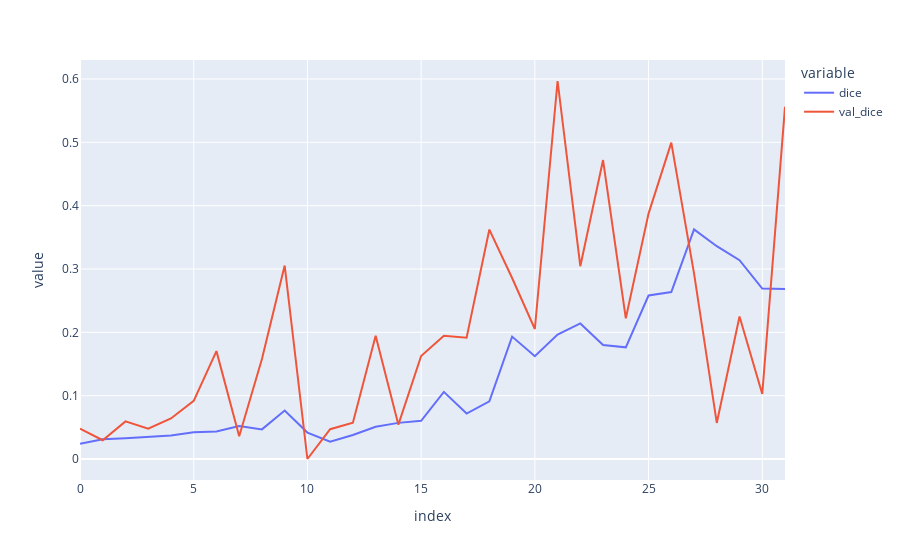

The cell this chart's notebook holds for it:
### Code cell
fig = px.line({'dice': train_history['dice'], 'val_dice': val_history['dice']})
fig.show()

### Figure 1 — Plotly figure (JSON) as saved in the notebook; plotly's stock layout.template omitted (floating-point values rounded to 4 significant figures)
{"data": [{"hovertemplate": "variable=dice<br>index=%{x}<br>value=%{y}<extra></extra>", "legendgroup": "dice", "line": {"color": "#636efa", "dash": "solid"}, "marker": {"symbol": "circle"}, "mode": "lines", "name": "dice", "orientation": "v", "showlegend": true, "type": "scatter", "x": [0, 1, 2, 3, 4, 5, 6, 7, 8, 9, 10, 11, 12, 13, 14, 15, 16, 17, 18, 19, 20, 21, 22, 23, 24, 25, 26, 27, 28, 29, 30, 31], "xaxis": "x", "y": [0.02405, 0.03136, 0.03294, 0.03493, 0.03699, 0.04229, 0.04347, 0.05193, 0.04681, 0.07653, 0.04177, 0.02724, 0.03788, 0.05102, 0.05708, 0.06032, 0.106, 0.07185, 0.09094, 0.1933, 0.1624, 0.1965, 0.214, 0.1802, 0.1763, 0.2581, 0.2636, 0.3626, 0.336, 0.3139, 0.2692, 0.2686], "yaxis": "y"}, {"hovertemplate": "variable=val_dice<br>index=%{x}<br>value=%{y}<extra></extra>", "legendgroup": "val_dice", "line": {"color": "#EF553B", "dash": "solid"}, "marker": {"symbol": "circle"}, "mode": "lines", "name": "val_dice", "orientation": "v", "showlegend": true, "type": "scatter", "x": [0, 1, 2, 3, 4, 5, 6, 7, 8, 9, 10, 11, 12, 13, 14, 15, 16, 17, 18, 19, 20, 21, 22, 23, 24, 25, 26, 27, 28, 29, 30, 31], "xaxis": "x", "y": [0.04786, 0.02964, 0.05947, 0.04785, 0.06408, 0.09187, 0.1704, 0.03607, 0.1579, 0.3054, 3.41e-05, 0.04711, 0.05727, 0.1947, 0.05425, 0.1626, 0.1946, 0.1915, 0.3623, 0.2858, 0.2053, 0.5968, 0.3045, 0.4721, 0.2221, 0.3875, 0.4996, 0.2931, 0.05699, 0.2251, 0.1027, 0.5561], "yaxis": "y"}], "layout": {"legend": {"title": {"text": "variable"}, "tracegroupgap": 0}, "margin": {"t": 60}, "xaxis": {"anchor": "y", "domain": [0, 1], "title": {"text": "index"}}, "yaxis": {"anchor": "x", "domain": [0, 1], "title": {"text": "value"}}}}
